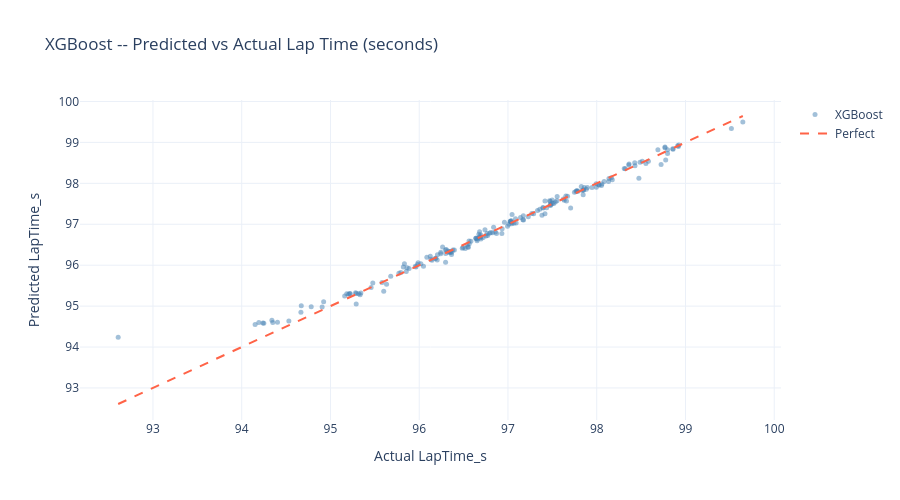

Notebook code cell kept with this figure:
### Markdown cell above
### 9.1 Predicted vs Actual Lap Times

### Code cell
# Plotly: interactive scatter — ideal for race-engineer hover exploration
fig = go.Figure()
sample_idx = np.random.choice(len(y_test), min(1000, len(y_test)), replace=False)
y_actual_s  = y_test.iloc[sample_idx]
y_predict_s = y_pred_xgb[sample_idx]

fig.add_trace(go.Scatter(
    x=y_actual_s, y=y_predict_s,
    mode="markers",
    marker=dict(size=5, color="steelblue", opacity=0.5),
    name="XGBoost"
))
# Perfect prediction line
lim = [y_test.min(), y_test.max()]
fig.add_trace(go.Scatter(x=lim, y=lim, mode="lines",
    line=dict(color="tomato", dash="dash"), name="Perfect"))

fig.update_layout(
    title="XGBoost -- Predicted vs Actual Lap Time (seconds)",
    xaxis_title="Actual LapTime_s",
    yaxis_title="Predicted LapTime_s",
    template="plotly_white",
    height=500,
)
fig.write_html(str(REPORTS_DIR / "fig_05_predicted_vs_actual.html"))
fig.show()

### Figure 1 — Plotly figure (JSON) as saved in the notebook; plotly's stock layout.template omitted (floating-point values rounded to 4 significant figures; data arrays with more than 128 entries replaced by an {"elided": "..."} marker saying what was removed)
{"data": [{"marker": {"color": "steelblue", "opacity": 0.5, "size": 5}, "mode": "markers", "name": "XGBoost", "type": "scatter", "x": {"elided": "197 float values"}, "y": {"elided": "197 float values"}}, {"line": {"color": "tomato", "dash": "dash"}, "mode": "lines", "name": "Perfect", "type": "scatter", "x": [92.61, 99.65], "y": [92.61, 99.65]}], "layout": {"height": 500, "title": {"text": "XGBoost -- Predicted vs Actual Lap Time (seconds)"}, "xaxis": {"title": {"text": "Actual LapTime_s"}}, "yaxis": {"title": {"text": "Predicted LapTime_s"}}}}
